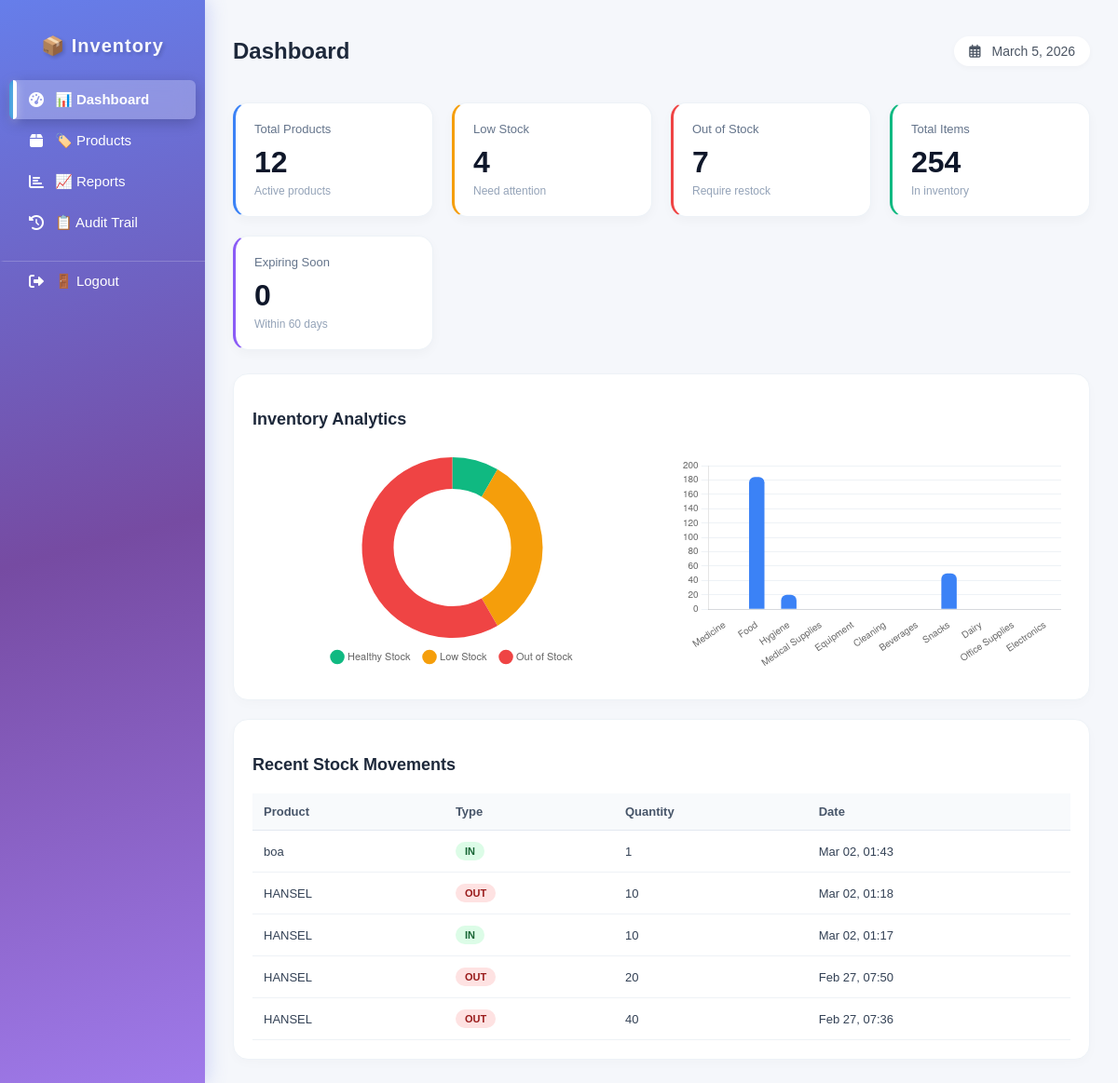
/index.php?fresh=1772682470 (signed in), run on an earlier commit of the app's database.
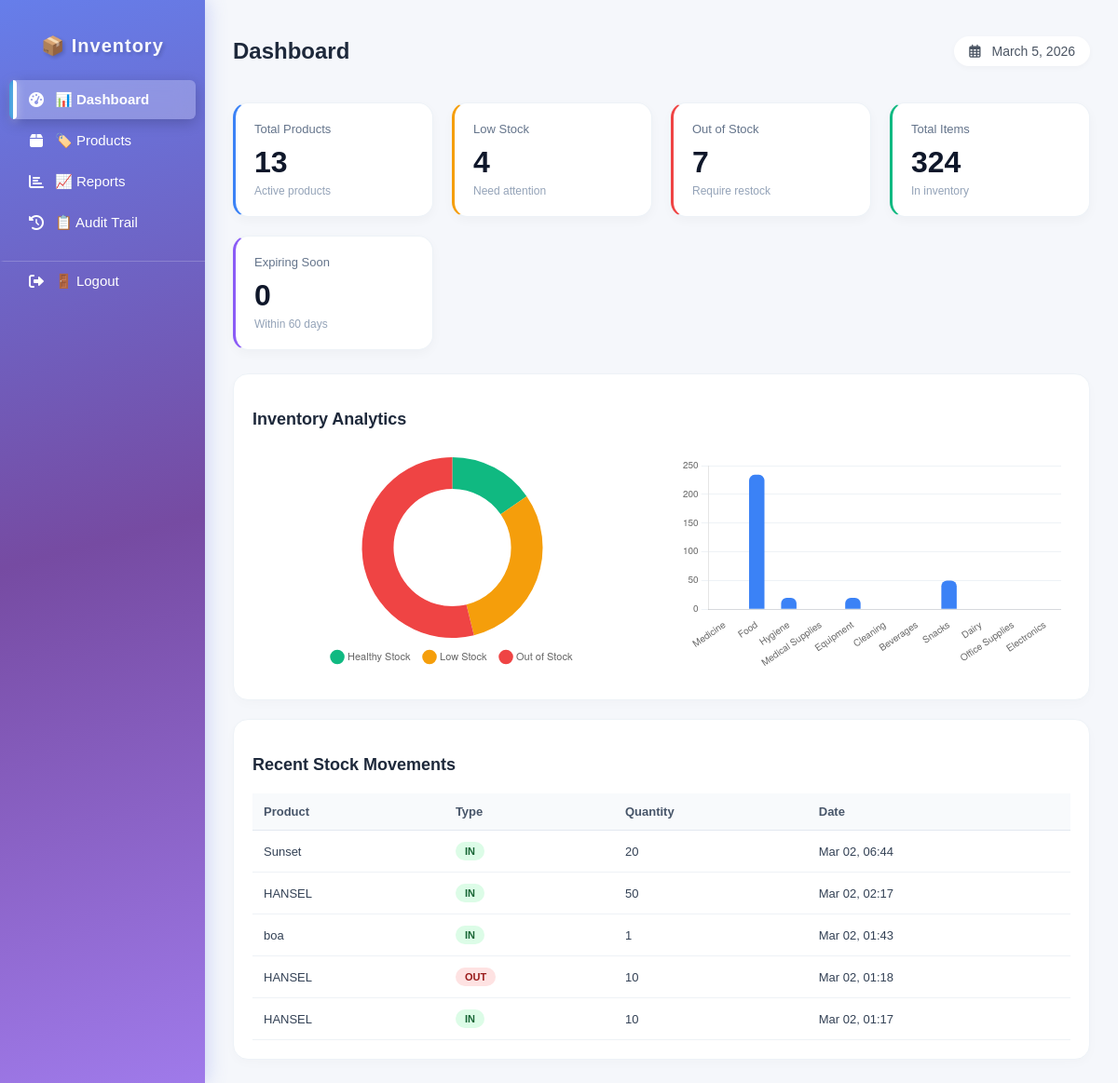
And on a later commit of the database.
### tables this page shows
CREATE TABLE `stock_movements` (
  `id` int(11) NOT NULL,
  `product_id` int(11) NOT NULL,
  `staff_id` int(11) DEFAULT NULL,
  `supplier_id` int(11) DEFAULT NULL,
  `type` enum('IN','OUT') NOT NULL,
  `quantity` int(11) NOT NULL CHECK (`quantity` > 0),
  `note` varchar(255) DEFAULT NULL,
  `reason` varchar(255) DEFAULT NULL,
  `expiry_date` date DEFAULT NULL,
  `created_at` timestamp NOT NULL DEFAULT current_timestamp()
);

CREATE TABLE `products` (
  `id` int(11) NOT NULL,
  `name` varchar(255) NOT NULL,
  `category_id` int(11) NOT NULL,
  `unit` varchar(50) NOT NULL,
  `min_stock` int(11) DEFAULT 0,
  `created_at` timestamp NOT NULL DEFAULT current_timestamp(),
  `is_active` tinyint(1) DEFAULT 1,
  `expiry_date` date DEFAULT NULL,
  `has_expiry` tinyint(1) DEFAULT 1,
  `image_path` varchar(255) DEFAULT NULL
);

### public/index.php (the view, shortened to what the changed rows need)
<?php
$db = Database::connect();
$summary = $db->query("
    SELECT
        COUNT(*) as total_products,
        SUM(CASE WHEN stock <= min_stock AND stock > 0 THEN 1 ELSE 0 END) as low_stock,
        SUM(CASE WHEN stock = 0 THEN 1 ELSE 0 END) as out_stock,
        SUM(stock) as total_items
    FROM (
        SELECT
            p.id,
            p.min_stock,
            COALESCE(SUM(
                CASE
                    WHEN sm.type = 'IN' THEN sm.quantity
                    WHEN sm.type = 'OUT' THEN -sm.quantity
                END
            ),0) as stock
        FROM products p
        LEFT JOIN stock_movements sm ON p.id = sm.product_id
        GROUP BY p.id
    ) as inventory
")->fetch(PDO::FETCH_ASSOC);
?>
<!DOCTYPE html>
<html>
<head>
<link rel="stylesheet" href="https://cdnjs.cloudflare.com/ajax/libs/font-awesome/6.0.0/css/all.min.css">
<link rel="stylesheet" href="assets/css/style.css">
</head>
<body>
<div class="container">
<?php include 'includes/sidebar.php'; ?>
<div class="main">
<div class="dashboard-header">
    <h1>Dashboard</h1>
</div>
<div class="dashboard-grid">
    <a href="products.php" class="card total">
        <h3>Total Products</h3>
        <div class="value"><?= number_format($summary['total_products'] ?? 0) ?></div>
        <div class="label">Active products</div>
    </a>
    <a href="products.php" class="card items">
        <h3>Total Items</h3>
        <div class="value"><?= number_format($summary['total_items'] ?? 0) ?></div>
        <div class="label">In inventory</div>
    </a>
</div>
<div class="section">
    <div class="charts">
        <div class="chart-box">
            <canvas id="stockChart"></canvas>
        </div>
        <div class="chart-box">
            <canvas id="categoryChart"></canvas>
        </div>
    </div>
</div>
<div class="section">
    <div class="table-responsive">
        <table>
            <thead>
                <tr>
                    <th>Product</th>
                    <th>Type</th>
                    <th>Quantity</th>
                    <th>Date</th>
                </tr>
            </thead>
            <tbody>
                <?php
                $recent = $db->query("
                    SELECT p.name as product_name, sm.type, sm.quantity, sm.created_at
                    FROM stock_movements sm
                    JOIN products p ON sm.product_id = p.id
                    ORDER BY sm.created_at DESC
                    LIMIT 5
                ")->fetchAll(PDO::FETCH_ASSOC);
                if(count($recent) > 0):
                    foreach($recent as $r):
                ?>
                <tr>
                    <td><?= htmlspecialchars($r['product_name']) ?></td>
                    <td>
                        <span class="type-badge <?= strtolower($r['type']) ?>">
                            <?= $r['type'] ?>
                        </span>
                    </td>
                    <td><?= $r['quantity'] ?></td>
                    <td><?= date('M d, H:i', strtotime($r['created_at'])) ?></td>
                </tr>
                <?php endforeach; endif; ?>
            </tbody>
        </table>
    </div>
</div>
</div>
</div>
</body>
</html>

What changed in the data, as far as the page shows it:
no longer on this page (row unchanged): stock_movements: product.name "HANSEL", type "OUT", quantity "20", created_at "Feb 27, 07:50"
no longer on this page (row unchanged): stock_movements: product.name "HANSEL", type "OUT", quantity "40", created_at "Feb 27, 07:36"
added stock_movements: product.name "Sunset", type "IN", quantity "20", created_at "Mar 02, 06:44"
added stock_movements: product.name "HANSEL", type "IN", quantity "50", created_at "Mar 02, 02:17"
Also different on the page:
$summary['total_products']: "12" → "13"
$summary['total_items']: "254" → "324"
chart data {{ json_encode($categoryTotals) }}: ["0","184","20","0","0","0","0","50","0","0","0"] → ["0","234","20","0","20","0","0","50","0","0","0"]
